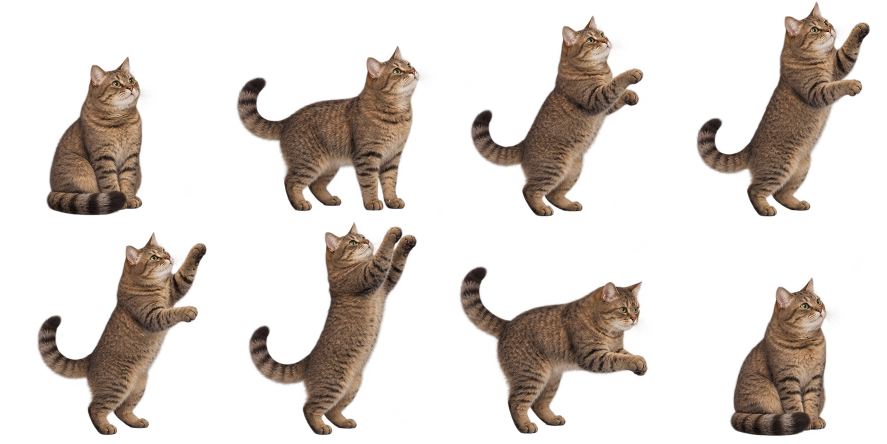
#> input picture source/assets/raw/exec-62ad0ef5-c7d6-4ae5-8347-b3d1b6f5b343.png, 1774 x 887 px, found by its file name (shown at 1/2 size)
$ python normalize_motion_assets.py
#> lines starting #> are read from the running program, lines starting #| are printed output that depends on the picture; after the words box and inside, x2 and y2 are one past the last pixel; in counts of white or black regions, pixels touching at a corner belong together
#!/usr/bin/env python3
"""Extract and pack the generated cat poses without editing source colors.

The opaque-enough alpha bodies define eight connected sprite islands, rather
than assuming the generated sheet follows an exact 4x2 grid. A nearest-island
ownership map keeps soft source edge pixels with their own cat, including the
first airborne butterfly pose which crosses the nominal row boundary.

Only component extraction, cropping, whole-pose uniform resizing, and packing
are performed. Raw PNGs are never overwritten. No recoloring is performed.
"""
from pathlib import Path
import json
import hashlib
import argparse
import shutil
import numpy as np
from PIL import Image, ImageDraw, ImageFont
from scipy import ndimage

SCRIPT=Path(__file__).resolve()
if (SCRIPT.parent/'assets').is_dir():
 ROOT=SCRIPT.parent
 OUT=ROOT/'assets'
 QA=ROOT/'qa'
 SOURCES=OUT/'raw'
elif (SCRIPT.parent.parent/'assets').is_dir():
 ROOT=SCRIPT.parent.parent
 OUT=ROOT/'assets'
 QA=ROOT/'qa'
 SOURCES=OUT/'raw'
else:
 ROOT=SCRIPT.parents[1]
 SOURCES=ROOT.parent/'generated_images'
 OUT=ROOT/'desktop/source/assets'
 QA=ROOT/'qa'
SHEET_NAMES={
 'stretch':'exec-8edb3008-416f-42d7-9b25-67a0d8931a09.png',
 'butterfly':'exec-4d22340a-c737-4803-a94e-a670d6142783.png',
 'ball':'exec-96bab6e8-3ce8-46cc-bfea-ff5ffb15e38c.png',
}
NAMES={
 'stretch':['neutral','rise','reach','press','long-stretch','release','sit','neutral'],
 'butterfly':['neutral','watch','crouch','rear','leap','reach-in-air','land','neutral'],
 'ball':['neutral','look-down','touch','bat','follow','pin','settle','neutral'],
}
CELL=400; CENTER=200; GROUND=366; MAX_DX=16; HOP=35

def bbox(a,threshold=16):
 ys,xs=np.where(a>threshold)
 return [int(xs.min()),int(ys.min()),int(xs.max()+1),int(ys.max()+1)] if len(xs) else [0,0,0,0]

def sha(path):
 return hashlib.sha256(path.read_bytes()).hexdigest()

def extract(path):
 image=Image.open(path).convert('RGBA'); arr=np.array(image); alpha=arr[:,:,3]
#> in extract, image is the input picture: PIL image 1774x887 RGBA; mean R, G, B, A 36.9, 28.1, 22.5, 66.2
 body=alpha>8
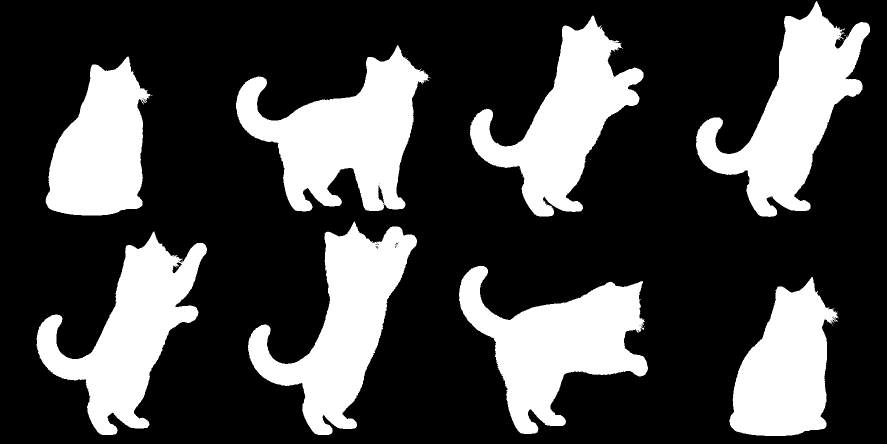
#> body: shape (887, 1774) bool (shown at 1/2 size); 27.8% white; 24 white regions (16 under 20 px), largest, box (x1, y1, x2, y2) and area: (472, 90, 859, 423) 63336, (1392, 2, 1740, 434) 59515, (918, 532, 1296, 868) 58841
 labels,n=ndimage.label(ndimage.binary_dilation(body,iterations=2))
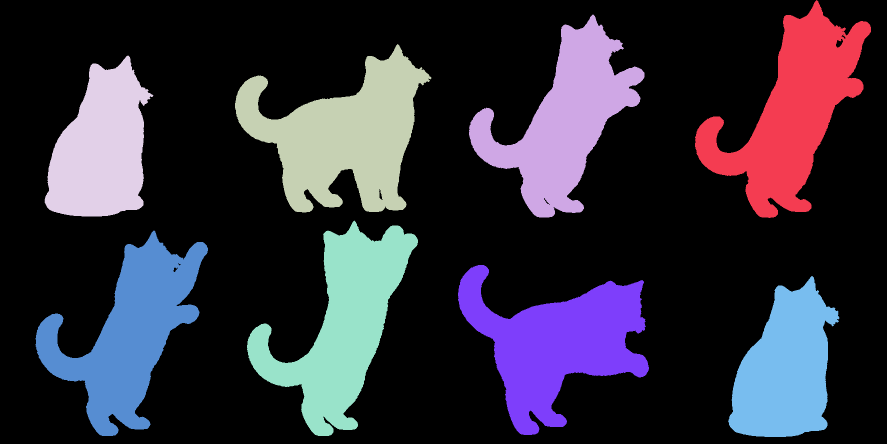
#> labels: shape (887, 1774) int32 (shown at 1/2 size); 9 distinct labels, from 0 to 8; one colour per label, 0 black
#> n = 8
 sizes=ndimage.sum(body,labels,range(1,n+1))
#> sizes = [59521, 54507, 63341, 44319, 57073, 55439, 58843, 44323]
 selected=(np.argsort(sizes)[::-1][:8]+1).tolist()
#> selected = [3, 1, 7, 5, 6, 2, 8, 4]
 # Determine row by centers, not the top edge: airborne sprite five starts
 # above the nominal row boundary.
 items=[]
 for lab in selected:
  ys,xs=np.where((labels==lab)&body)
  items.append({'label':lab,'center':[float(np.median(xs)),float(np.median(ys))]})
#> this loop made 8 passes
#> lab on passes 1, 3, 4, 5, 6, 7, 8: 3, 7, 5, 6, 2, 8, 4
#> after the loop, items = 8 items
 rows=sorted(items,key=lambda item:item['center'][1])
#> rows = 8 items
 ordered=sorted(rows[:4],key=lambda item:item['center'][0])+sorted(rows[4:],key=lambda item:item['center'][0])
#> ordered = 8 items
 owner=np.zeros_like(labels,dtype=np.int16)
#> owner: shape (887, 1774) int16; every value is 0
 for i,item in enumerate(ordered):owner[labels==item['label']]=i+1
#> this loop made 8 passes
#> item on passes 1 to 8: {'label': 4, 'center': [205, 305]}, {'label': 3, 'center': [701, 267]}, {'label': 2, 'center': [1134, 245]}, {'label': 1, 'center': [1588, 233]}, {'label': 6, 'center': [263, 669]}, {'label': 5, 'center': [688, 662]}, {'label': 7, 'center': [1104, 680]}, {'label': 8, 'center': [1574, 746]}
 distance,indices=ndimage.distance_transform_edt(owner==0,return_indices=True)
 nearest=owner[indices[0],indices[1]]
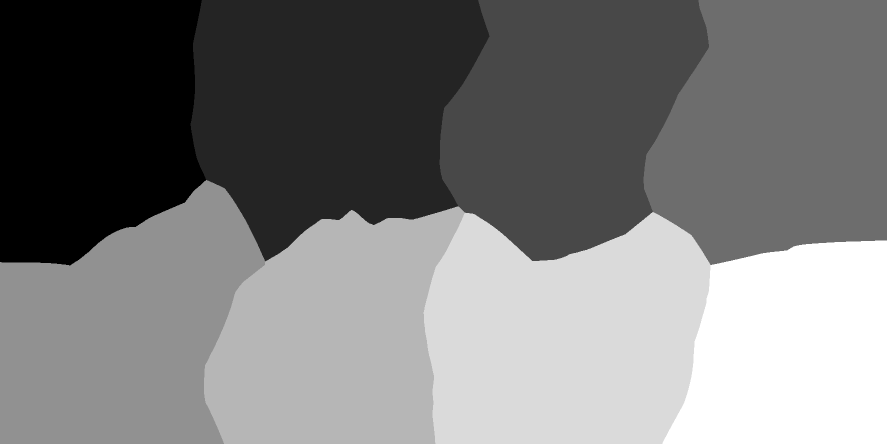
#> nearest: shape (887, 1774) int16 (shown at 1/2 size); min 1, max 8, mean 4.36; drawn with min black and max white
 poses=[]
 for i,item in enumerate(ordered):
  # Soft-alpha edge pixels are copied verbatim within 8px of the segmented
  # sprite island. This rejects distant 1/255-alpha sheet speckles.
  member=(nearest==i+1)&(distance<=8)&(alpha>0)
  ys,xs=np.where(member)
  box=[int(xs.min()),int(ys.min()),int(xs.max()+1),int(ys.max()+1)]
  x0,y0,x1,y1=box
  crop=arr[y0:y1,x0:x1].copy(); inside=member[y0:y1,x0:x1]
  crop[~inside]=0
  core=bbox(crop[:,:,3],16)
  red=(crop[:,:,0]>200)&(crop[:,:,1]<90)&(crop[:,:,2]<90)&(crop[:,:,3]>0)
  poses.append({'image':Image.fromarray(crop),'bounds':box,'core':core,
                'islandLabel':int(item['label']),'redEdgePixels':int(red.sum()),
                'redOpaquePixels':int((red&(crop[:,:,3]>127)).sum()),
                'visiblePixelCount':int((crop[:,:,3]>0).sum())})
#> this loop made 8 passes
#> (item, x0, y0, x1, y1, core) on passes 1 to 8: ({'label': 4, 'center': [205, 305]}, 90, 111, 315, 437, [2, 2, 206, 320]), ({'label': 3, 'center': [701, 267]}, 467, 87, 871, 433, [5, 4, 386, 336]), ({'label': 2, 'center': [1134, 245]}, 934, 28, 1290, 436, [7, 3, 353, 405]), ({'label': 1, 'center': [1588, 233]}, 1387, 0, 1743, 436, [5, 3, 353, 433]), ({'label': 6, 'center': [263, 669]}, 63, 461, 421, 873, [10, 2, 351, 409]), ({'label': 5, 'center': [688, 662]}, 491, 434, 841, 873, [6, 10, 343, 436]), ({'label': 7, 'center': [1104, 680]}, 913, 530, 1306, 871, [5, 2, 383, 338]), ({'label': 8, 'center': [1574, 746]}, 1450, 545, 1687, 875, [9, 9, 221, 327])
#> pass 1, in extract, `inside = member[y0:y1, x0:x1]`:
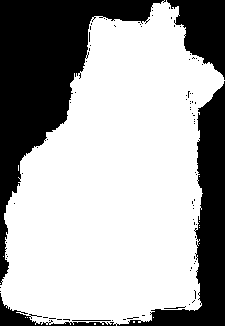
#> inside: shape (326, 225) bool; 66.5% white; 84 black regions (79 under 20 px), largest, box (x1, y1, x2, y2) and area: (0, 0, 166, 285) 13896, (0, 81, 225, 326) 7712, (167, 0, 225, 80) 2730, (72, 320, 111, 321) 39, (164, 306, 186, 309) 24
#> pass 1, in extract, `red=(crop[:,:,0]>200)&(crop[:,:,1]<90)&(crop[:,:,2]<90)&(crop[:,:,3]>0)`:
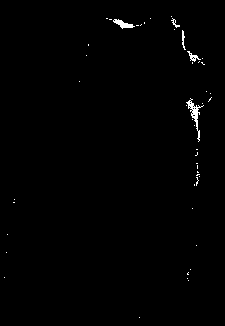
#> red: shape (326, 225) bool; 0.66% white in thin lines or dots, all inside (x1, y1, x2, y2) = (4, 16, 212, 318)
#> after the loop:
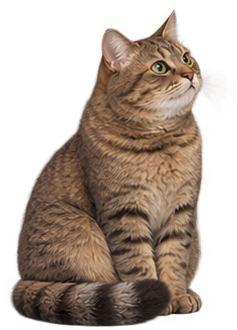
#> crop: shape (330, 237, 4); mean R, G, B, A 75.5, 57.4, 46.1, 136.8; transparent parts drawn white
#> after the loop: member: shape (887, 1774) bool; 3.1% white; 19 white regions (18 under 20 px), largest, box (x1, y1, x2, y2) and area: (1450, 545, 1687, 875) 49222
#> after the loop:
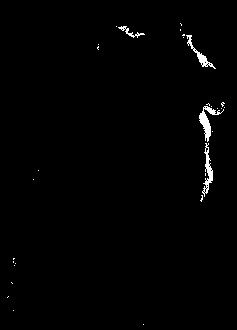
#> red: shape (330, 237) bool; 1% white; 30 white regions (26 under 20 px), largest, box (x1, y1, x2, y2) and area: (199, 106, 224, 142) 270, (202, 143, 213, 197) 216, (186, 35, 216, 69) 181, (118, 26, 145, 38) 82
#> after the loop, poses = 8 items
 return poses,{'file':str(path.relative_to(ROOT.parent)),'sha256':sha(path),'size':list(image.size),
               'transparentPixels':int((alpha==0).sum()),'partialAlphaPixels':int(((alpha>0)&(alpha<255)).sum()),
               'opaquePixels':int((alpha==255).sum())}


# [80 lines left out: function build_base, not called in this run]

SCRATCH_CAT_NAME='exec-62ad0ef5-c7d6-4ae5-8347-b3d1b6f5b343.png'
SCRATCH_BOARD_NAME='exec-4db9c19d-a90f-44d9-9984-b9b8c69cfe51.png'

def append_scratch():
 """Append eight tiles while preserving the existing first 24 tile pixels.

 Standing source frames are translated by a fixed x42, rather than centered
 by their varying bboxes. Their hind-paw bases align with y366. This keeps the
 body in place as the forelegs alternately stretch and pull against the fixed
 sisal face. Whole-cat scale is a constant .8 in all six generated poses.
 """
 cat_path=OUT/'raw'/SCRATCH_CAT_NAME; board_path=OUT/'raw'/SCRATCH_BOARD_NAME
 poses,source_info=extract(cat_path)
#> poses = 8 items; source_info = 6 items
#> (the run stopped early here; a loop or call above may not have finished)

$ run again, with source/assets/scratch-loop-first.png copied over source/assets/raw/exec-62ad0ef5-c7d6-4ae5-8347-b3d1b6f5b343.png
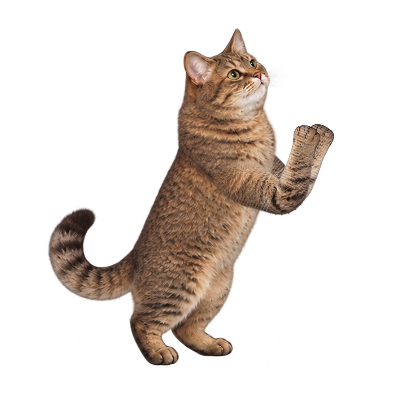
#> input picture source/assets/scratch-loop-first.png, 400 x 400 px, found by its file name
#> in extract, image is the input picture: PIL image 400x400 RGBA; mean R, G, B, A 34.9, 26, 20.4, 58.1
#> in extract, `body=alpha>8`:
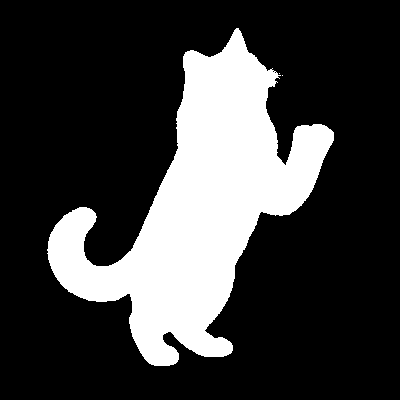
#> body: shape (400, 400) bool; 23.9% white; 3 white regions (2 under 20 px), largest, box (x1, y1, x2, y2) and area: (47, 28, 334, 366) 38316
#> labels: shape (400, 400) int32; values 0 (black) and 1 (white), 25.5% white; 1 white region, box (x1, y1, x2, y2) and area: (45, 26, 336, 368) 40793
#> n = 1
#> sizes = [38318]
#> selected = [1]
#> the loop in extract, `for lab in selected:` made 1 pass
#> after the loop in extract, `for lab in selected:`: items = 1 item
#> the loop in extract, `for i,item in enumerate(ordered):owner[labels==item['label']]=i+1` made 1 pass
#> item on pass 1: {'label': 1, 'center': [203, 210]}
#> nearest: shape (400, 400) int16; every value is 1
#> the loop in extract, `for i,item in enumerate(ordered):` made 1 pass
#> (item, x0, y0, x1, y1, core) on pass 1: ({'label': 1, 'center': [203, 210]}, 45, 26, 337, 368, [3, 2, 289, 340])
#> pass 1, in extract, `red=(crop[:,:,0]>200)&(crop[:,:,1]<90)&(crop[:,:,2]<90)&(crop[:,:,3]>0)`:
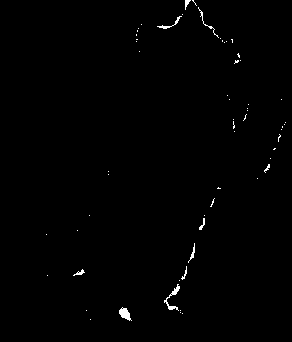
#> red: shape (342, 292) bool; 0.62% white in thin lines or dots, all inside (x1, y1, x2, y2) = (46, 0, 286, 321)
#> in append_scratch, `poses,source_info=extract(cat_path)`: source_info = 6 items
